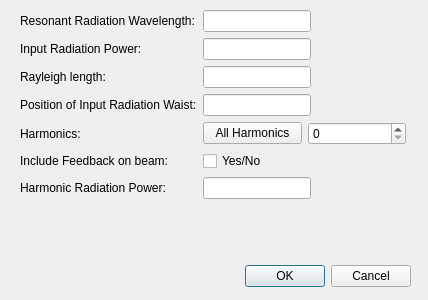
<?xml version="1.0" encoding="UTF-8"?>
<ui version="4.0">
 <class>Dialog</class>
 <widget class="QDialog" name="Dialog">
  <property name="geometry">
   <rect>
    <x>0</x>
    <y>0</y>
    <width>428</width>
    <height>300</height>
   </rect>
  </property>
  <property name="windowTitle">
   <string>Dialog</string>
  </property>
  <widget class="QDialogButtonBox" name="buttonBox">
   <property name="geometry">
    <rect>
     <x>70</x>
     <y>260</y>
     <width>341</width>
     <height>32</height>
    </rect>
   </property>
   <property name="orientation">
    <enum>Qt::Horizontal</enum>
   </property>
   <property name="standardButtons">
    <set>QDialogButtonBox::Cancel|QDialogButtonBox::Ok</set>
   </property>
  </widget>
  <widget class="QWidget" name="formLayoutWidget">
   <property name="geometry">
    <rect>
     <x>20</x>
     <y>10</y>
     <width>386</width>
     <height>237</height>
    </rect>
   </property>
   <layout class="QFormLayout" name="formLayout">
    <property name="fieldGrowthPolicy">
     <enum>QFormLayout::AllNonFixedFieldsGrow</enum>
    </property>
    <item row="0" column="0">
     <widget class="QLabel" name="label">
      <property name="text">
       <string>Resonant Radiation Wavelength:</string>
      </property>
     </widget>
    </item>
    <item row="0" column="1">
     <widget class="QLineEdit" name="xlamds">
      <property name="sizePolicy">
       <sizepolicy hsizetype="Fixed" vsizetype="Fixed">
        <horstretch>0</horstretch>
        <verstretch>0</verstretch>
       </sizepolicy>
      </property>
     </widget>
    </item>
    <item row="1" column="0">
     <widget class="QLabel" name="label_2">
      <property name="text">
       <string>Input Radiation Power:</string>
      </property>
     </widget>
    </item>
    <item row="1" column="1">
     <widget class="QLineEdit" name="prad0">
      <property name="sizePolicy">
       <sizepolicy hsizetype="Fixed" vsizetype="Fixed">
        <horstretch>0</horstretch>
        <verstretch>0</verstretch>
       </sizepolicy>
      </property>
     </widget>
    </item>
    <item row="2" column="0">
     <widget class="QLabel" name="label_3">
      <property name="text">
       <string>Rayleigh length:</string>
      </property>
     </widget>
    </item>
    <item row="2" column="1">
     <widget class="QLineEdit" name="zrayl">
      <property name="sizePolicy">
       <sizepolicy hsizetype="Fixed" vsizetype="Fixed">
        <horstretch>0</horstretch>
        <verstretch>0</verstretch>
       </sizepolicy>
      </property>
     </widget>
    </item>
    <item row="3" column="0">
     <widget class="QLabel" name="label_4">
      <property name="text">
       <string>Position of Input Radiation Waist:</string>
      </property>
     </widget>
    </item>
    <item row="3" column="1">
     <widget class="QLineEdit" name="zwaist">
      <property name="sizePolicy">
       <sizepolicy hsizetype="Fixed" vsizetype="Fixed">
        <horstretch>0</horstretch>
        <verstretch>0</verstretch>
       </sizepolicy>
      </property>
     </widget>
    </item>
    <item row="4" column="1">
     <layout class="QHBoxLayout" name="horizontalLayout_2">
      <item>
       <widget class="QPushButton" name="iallharm">
        <property name="text">
         <string>All Harmonics</string>
        </property>
       </widget>
      </item>
      <item>
       <widget class="QSpinBox" name="nharm_2"/>
      </item>
     </layout>
    </item>
    <item row="5" column="0">
     <widget class="QLabel" name="label_6">
      <property name="text">
       <string>Include Feedback on beam:</string>
      </property>
     </widget>
    </item>
    <item row="6" column="0">
     <widget class="QLabel" name="label_7">
      <property name="text">
       <string>Harmonic Radiation Power:</string>
      </property>
     </widget>
    </item>
    <item row="6" column="1">
     <widget class="QLineEdit" name="pradh0">
      <property name="sizePolicy">
       <sizepolicy hsizetype="Fixed" vsizetype="Fixed">
        <horstretch>0</horstretch>
        <verstretch>0</verstretch>
       </sizepolicy>
      </property>
     </widget>
    </item>
    <item row="5" column="1">
     <widget class="QCheckBox" name="iharmsc">
      <property name="text">
       <string>Yes/No</string>
      </property>
     </widget>
    </item>
    <item row="4" column="0">
     <widget class="QLabel" name="label_5">
      <property name="text">
       <string>Harmonics:</string>
      </property>
     </widget>
    </item>
   </layout>
  </widget>
 </widget>
 <resources/>
 <connections>
  <connection>
   <sender>buttonBox</sender>
   <signal>accepted()</signal>
   <receiver>Dialog</receiver>
   <slot>accept()</slot>
   <hints>
    <hint type="sourcelabel">
     <x>248</x>
     <y>254</y>
    </hint>
    <hint type="destinationlabel">
     <x>157</x>
     <y>274</y>
    </hint>
   </hints>
  </connection>
  <connection>
   <sender>buttonBox</sender>
   <signal>rejected()</signal>
   <receiver>Dialog</receiver>
   <slot>reject()</slot>
   <hints>
    <hint type="sourcelabel">
     <x>316</x>
     <y>260</y>
    </hint>
    <hint type="destinationlabel">
     <x>286</x>
     <y>274</y>
    </hint>
   </hints>
  </connection>
 </connections>
</ui>
